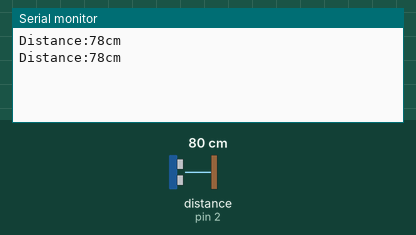
The sketch below on a simulated Arduino Uno, built with avr-gcc and run on an emulated ATmega328P. Parts: the last lines printed to the serial monitor. Wiring (inferred from the names in the program): ultrasonic range finder: trigger pin 3; echo pin 2. The test bench sets the inputs (shaded band); at power-on: distance to the obstacle (sensor on pin 2) 80 cm. The echo pulse lasts 58.3 µs per cm.

Above: at 1.8 s.
1.9 s: distance to the obstacle (sensor on pin 2) set to 2 cm
At 2.8 s:
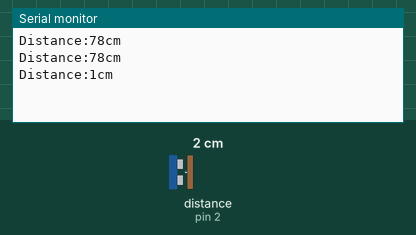
3.4 s: distance to the obstacle (sensor on pin 2) set to 4 cm
At 4.8 s:
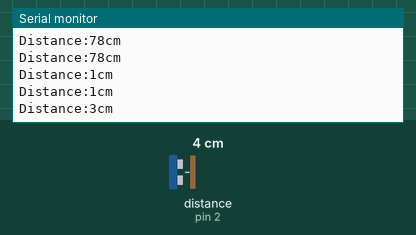
Timing chart, 0 to 6.4 s (numbered marks = the images above; inputs shaded):
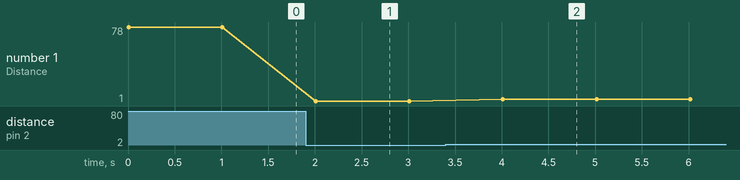

The sketch:

ultrasonic_test1.ino
```cpp
#define echoPin 2
#define trigPin 3
int distance;
long duration;


void setup() {
  // put your setup code here, to run once:
 Serial.begin(9600);
 pinMode(echoPin,INPUT);
 pinMode(trigPin,OUTPUT);
}

void loop() {
  // put your main code here, to run repeatedly:
  digitalWrite(trigPin,LOW);
  delayMicroseconds(2);
  digitalWrite(trigPin,HIGH);
  delayMicroseconds(10);
  digitalWrite(trigPin,LOW);

  duration=pulseIn(echoPin,HIGH);
  distance=(duration*0.034/2);
  Serial.print("Distance:");
  Serial.print(distance);
  Serial.println("cm");
  delay(1000);

}
```

Measured:
- after the input at 1.9 s, the serial monitor: prints a new line after 0.11 s (image 1)
- after the input at 3.4 s, the serial monitor: prints a new line after 0.61 s (image 2)
- plotted number 1: 78 → 1 after the input at 1.9 s, 1 → 3 after the input at 3.4 s
